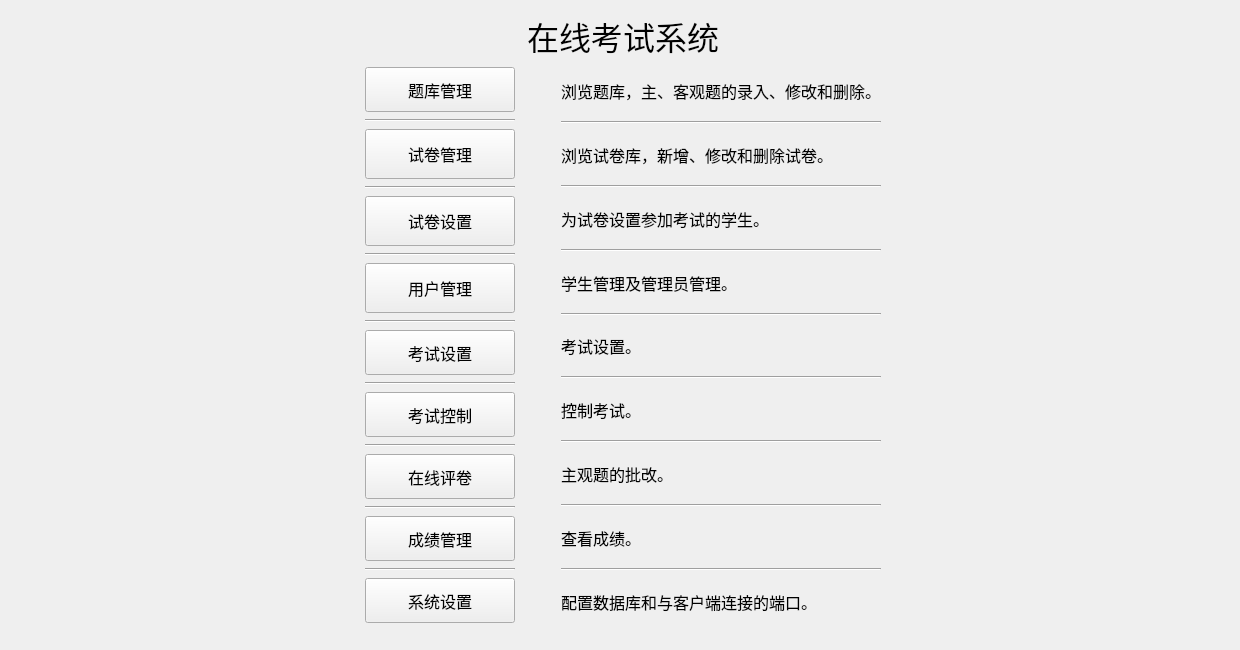
<?xml version="1.0" encoding="UTF-8"?>
<ui version="4.0">
 <class>MainMenuUI</class>
 <widget class="QWidget" name="MainMenuUI">
  <property name="geometry">
   <rect>
    <x>0</x>
    <y>0</y>
    <width>1240</width>
    <height>650</height>
   </rect>
  </property>
  <property name="sizePolicy">
   <sizepolicy hsizetype="Preferred" vsizetype="Preferred">
    <horstretch>0</horstretch>
    <verstretch>0</verstretch>
   </sizepolicy>
  </property>
  <property name="minimumSize">
   <size>
    <width>1240</width>
    <height>650</height>
   </size>
  </property>
  <property name="maximumSize">
   <size>
    <width>1240</width>
    <height>650</height>
   </size>
  </property>
  <property name="font">
   <font>
    <family>微软雅黑</family>
    <pointsize>20</pointsize>
   </font>
  </property>
  <property name="windowTitle">
   <string>MainMenu</string>
  </property>
  <widget class="QWidget" name="">
   <property name="geometry">
    <rect>
     <x>12</x>
     <y>12</y>
     <width>1221</width>
     <height>614</height>
    </rect>
   </property>
   <layout class="QVBoxLayout" name="verticalLayout_4">
    <item>
     <layout class="QHBoxLayout" name="horizontalLayout_10">
      <item>
       <layout class="QVBoxLayout" name="verticalLayout_2">
        <item>
         <layout class="QHBoxLayout" name="horizontalLayout">
          <item>
           <spacer name="horizontalSpacer_2">
            <property name="orientation">
             <enum>Qt::Horizontal</enum>
            </property>
            <property name="sizeHint" stdset="0">
             <size>
              <width>40</width>
              <height>20</height>
             </size>
            </property>
           </spacer>
          </item>
          <item>
           <widget class="QLabel" name="label_11">
            <property name="sizePolicy">
             <sizepolicy hsizetype="Fixed" vsizetype="Fixed">
              <horstretch>0</horstretch>
              <verstretch>0</verstretch>
             </sizepolicy>
            </property>
            <property name="font">
             <font>
              <family>微软雅黑</family>
              <pointsize>24</pointsize>
             </font>
            </property>
            <property name="text">
             <string>在线考试系统</string>
            </property>
            <property name="alignment">
             <set>Qt::AlignCenter</set>
            </property>
           </widget>
          </item>
          <item>
           <spacer name="horizontalSpacer_3">
            <property name="orientation">
             <enum>Qt::Horizontal</enum>
            </property>
            <property name="sizeHint" stdset="0">
             <size>
              <width>40</width>
              <height>20</height>
             </size>
            </property>
           </spacer>
          </item>
         </layout>
        </item>
       </layout>
      </item>
     </layout>
    </item>
    <item>
     <layout class="QHBoxLayout" name="horizontalLayout_3">
      <item>
       <spacer name="horizontalSpacer_8">
        <property name="orientation">
         <enum>Qt::Horizontal</enum>
        </property>
        <property name="sizeHint" stdset="0">
         <size>
          <width>40</width>
          <height>20</height>
         </size>
        </property>
       </spacer>
      </item>
      <item>
       <layout class="QHBoxLayout" name="horizontalLayout_2">
        <item>
         <spacer name="horizontalSpacer_4">
          <property name="orientation">
           <enum>Qt::Horizontal</enum>
          </property>
          <property name="sizeHint" stdset="0">
           <size>
            <width>40</width>
            <height>20</height>
           </size>
          </property>
         </spacer>
        </item>
        <item>
         <layout class="QVBoxLayout" name="verticalLayout">
          <item>
           <widget class="QPushButton" name="pushButton_question">
            <property name="minimumSize">
             <size>
              <width>150</width>
              <height>45</height>
             </size>
            </property>
            <property name="maximumSize">
             <size>
              <width>16777215</width>
              <height>16777215</height>
             </size>
            </property>
            <property name="font">
             <font>
              <pointsize>12</pointsize>
             </font>
            </property>
            <property name="text">
             <string>题库管理</string>
            </property>
           </widget>
          </item>
          <item>
           <widget class="Line" name="line_9">
            <property name="orientation">
             <enum>Qt::Horizontal</enum>
            </property>
           </widget>
          </item>
          <item>
           <widget class="QPushButton" name="pushButton_paper">
            <property name="minimumSize">
             <size>
              <width>150</width>
              <height>45</height>
             </size>
            </property>
            <property name="maximumSize">
             <size>
              <width>16777215</width>
              <height>50</height>
             </size>
            </property>
            <property name="font">
             <font>
              <pointsize>12</pointsize>
             </font>
            </property>
            <property name="text">
             <string>试卷管理</string>
            </property>
           </widget>
          </item>
          <item>
           <widget class="Line" name="line_16">
            <property name="orientation">
             <enum>Qt::Horizontal</enum>
            </property>
           </widget>
          </item>
          <item>
           <widget class="QPushButton" name="pushButton_papersetting">
            <property name="minimumSize">
             <size>
              <width>150</width>
              <height>45</height>
             </size>
            </property>
            <property name="maximumSize">
             <size>
              <width>16777215</width>
              <height>50</height>
             </size>
            </property>
            <property name="font">
             <font>
              <pointsize>12</pointsize>
             </font>
            </property>
            <property name="text">
             <string>试卷设置</string>
            </property>
           </widget>
          </item>
          <item>
           <widget class="Line" name="line_10">
            <property name="orientation">
             <enum>Qt::Horizontal</enum>
            </property>
           </widget>
          </item>
          <item>
           <widget class="QPushButton" name="pushButton_mem">
            <property name="minimumSize">
             <size>
              <width>150</width>
              <height>45</height>
             </size>
            </property>
            <property name="maximumSize">
             <size>
              <width>11111111</width>
              <height>50</height>
             </size>
            </property>
            <property name="font">
             <font>
              <pointsize>12</pointsize>
             </font>
            </property>
            <property name="text">
             <string>用户管理</string>
            </property>
           </widget>
          </item>
          <item>
           <widget class="Line" name="line_17">
            <property name="orientation">
             <enum>Qt::Horizontal</enum>
            </property>
           </widget>
          </item>
          <item>
           <widget class="QPushButton" name="pushButton_examsetting">
            <property name="minimumSize">
             <size>
              <width>150</width>
              <height>45</height>
             </size>
            </property>
            <property name="font">
             <font>
              <pointsize>12</pointsize>
             </font>
            </property>
            <property name="text">
             <string>考试设置</string>
            </property>
           </widget>
          </item>
          <item>
           <widget class="Line" name="line_11">
            <property name="orientation">
             <enum>Qt::Horizontal</enum>
            </property>
           </widget>
          </item>
          <item>
           <widget class="QPushButton" name="pushButton_examctrl">
            <property name="minimumSize">
             <size>
              <width>150</width>
              <height>45</height>
             </size>
            </property>
            <property name="font">
             <font>
              <pointsize>12</pointsize>
             </font>
            </property>
            <property name="text">
             <string>考试控制</string>
            </property>
           </widget>
          </item>
          <item>
           <widget class="Line" name="line_12">
            <property name="orientation">
             <enum>Qt::Horizontal</enum>
            </property>
           </widget>
          </item>
          <item>
           <widget class="QPushButton" name="pushButton_subscore">
            <property name="minimumSize">
             <size>
              <width>150</width>
              <height>45</height>
             </size>
            </property>
            <property name="font">
             <font>
              <pointsize>12</pointsize>
             </font>
            </property>
            <property name="text">
             <string>在线评卷</string>
            </property>
           </widget>
          </item>
          <item>
           <widget class="Line" name="line_13">
            <property name="orientation">
             <enum>Qt::Horizontal</enum>
            </property>
           </widget>
          </item>
          <item>
           <widget class="QPushButton" name="pushButton_scoremanage">
            <property name="minimumSize">
             <size>
              <width>150</width>
              <height>45</height>
             </size>
            </property>
            <property name="font">
             <font>
              <pointsize>12</pointsize>
             </font>
            </property>
            <property name="text">
             <string>成绩管理</string>
            </property>
           </widget>
          </item>
          <item>
           <widget class="Line" name="line_14">
            <property name="orientation">
             <enum>Qt::Horizontal</enum>
            </property>
           </widget>
          </item>
          <item>
           <widget class="QPushButton" name="pushButton_config">
            <property name="minimumSize">
             <size>
              <width>150</width>
              <height>45</height>
             </size>
            </property>
            <property name="font">
             <font>
              <pointsize>12</pointsize>
             </font>
            </property>
            <property name="text">
             <string>系统设置</string>
            </property>
           </widget>
          </item>
         </layout>
        </item>
        <item>
         <spacer name="horizontalSpacer_5">
          <property name="orientation">
           <enum>Qt::Horizontal</enum>
          </property>
          <property name="sizeHint" stdset="0">
           <size>
            <width>40</width>
            <height>20</height>
           </size>
          </property>
         </spacer>
        </item>
        <item>
         <layout class="QVBoxLayout" name="verticalLayout_3">
          <item>
           <widget class="QLabel" name="label_3">
            <property name="font">
             <font>
              <pointsize>12</pointsize>
             </font>
            </property>
            <property name="text">
             <string>浏览题库，主、客观题的录入、修改和删除。</string>
            </property>
           </widget>
          </item>
          <item>
           <widget class="Line" name="line">
            <property name="orientation">
             <enum>Qt::Horizontal</enum>
            </property>
           </widget>
          </item>
          <item>
           <widget class="QLabel" name="label_4">
            <property name="font">
             <font>
              <pointsize>12</pointsize>
             </font>
            </property>
            <property name="text">
             <string>浏览试卷库，新增、修改和删除试卷。</string>
            </property>
           </widget>
          </item>
          <item>
           <widget class="Line" name="line_8">
            <property name="orientation">
             <enum>Qt::Horizontal</enum>
            </property>
           </widget>
          </item>
          <item>
           <widget class="QLabel" name="label_12">
            <property name="font">
             <font>
              <pointsize>12</pointsize>
             </font>
            </property>
            <property name="text">
             <string>为试卷设置参加考试的学生。</string>
            </property>
           </widget>
          </item>
          <item>
           <widget class="Line" name="line_2">
            <property name="orientation">
             <enum>Qt::Horizontal</enum>
            </property>
           </widget>
          </item>
          <item>
           <widget class="QLabel" name="label_5">
            <property name="font">
             <font>
              <pointsize>12</pointsize>
             </font>
            </property>
            <property name="text">
             <string>学生管理及管理员管理。</string>
            </property>
           </widget>
          </item>
          <item>
           <widget class="Line" name="line_15">
            <property name="orientation">
             <enum>Qt::Horizontal</enum>
            </property>
           </widget>
          </item>
          <item>
           <widget class="QLabel" name="label_13">
            <property name="font">
             <font>
              <pointsize>12</pointsize>
             </font>
            </property>
            <property name="text">
             <string>考试设置。</string>
            </property>
           </widget>
          </item>
          <item>
           <widget class="Line" name="line_3">
            <property name="orientation">
             <enum>Qt::Horizontal</enum>
            </property>
           </widget>
          </item>
          <item>
           <widget class="QLabel" name="label_7">
            <property name="font">
             <font>
              <pointsize>12</pointsize>
             </font>
            </property>
            <property name="text">
             <string>控制考试。</string>
            </property>
           </widget>
          </item>
          <item>
           <widget class="Line" name="line_4">
            <property name="orientation">
             <enum>Qt::Horizontal</enum>
            </property>
           </widget>
          </item>
          <item>
           <widget class="QLabel" name="label_8">
            <property name="font">
             <font>
              <pointsize>12</pointsize>
             </font>
            </property>
            <property name="text">
             <string>主观题的批改。</string>
            </property>
           </widget>
          </item>
          <item>
           <widget class="Line" name="line_5">
            <property name="orientation">
             <enum>Qt::Horizontal</enum>
            </property>
           </widget>
          </item>
          <item>
           <widget class="QLabel" name="label_6">
            <property name="font">
             <font>
              <pointsize>12</pointsize>
             </font>
            </property>
            <property name="text">
             <string>查看成绩。</string>
            </property>
           </widget>
          </item>
          <item>
           <widget class="Line" name="line_6">
            <property name="orientation">
             <enum>Qt::Horizontal</enum>
            </property>
           </widget>
          </item>
          <item>
           <widget class="QLabel" name="label_9">
            <property name="font">
             <font>
              <pointsize>12</pointsize>
             </font>
            </property>
            <property name="text">
             <string>配置数据库和与客户端连接的端口。</string>
            </property>
           </widget>
          </item>
         </layout>
        </item>
        <item>
         <spacer name="horizontalSpacer_7">
          <property name="orientation">
           <enum>Qt::Horizontal</enum>
          </property>
          <property name="sizeHint" stdset="0">
           <size>
            <width>40</width>
            <height>20</height>
           </size>
          </property>
         </spacer>
        </item>
       </layout>
      </item>
      <item>
       <spacer name="horizontalSpacer_9">
        <property name="orientation">
         <enum>Qt::Horizontal</enum>
        </property>
        <property name="sizeHint" stdset="0">
         <size>
          <width>40</width>
          <height>20</height>
         </size>
        </property>
       </spacer>
      </item>
     </layout>
    </item>
   </layout>
  </widget>
 </widget>
 <resources/>
 <connections/>
</ui>
